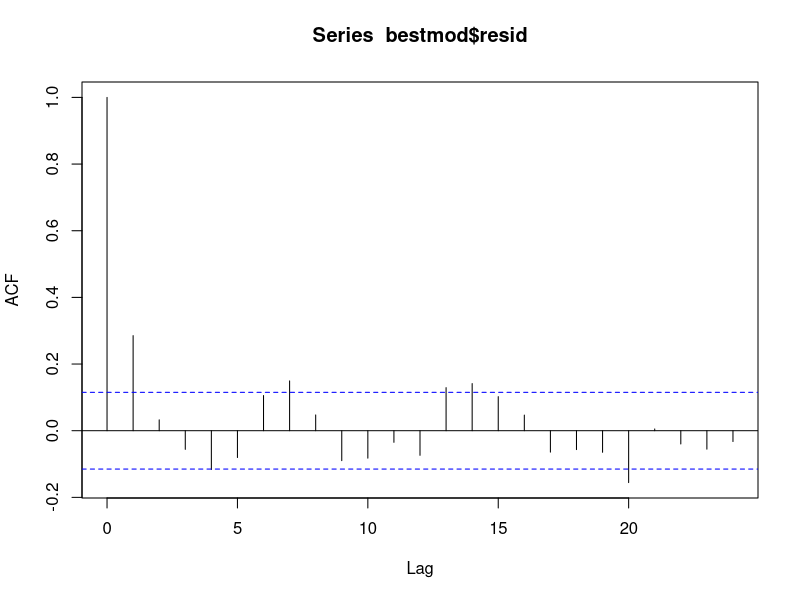
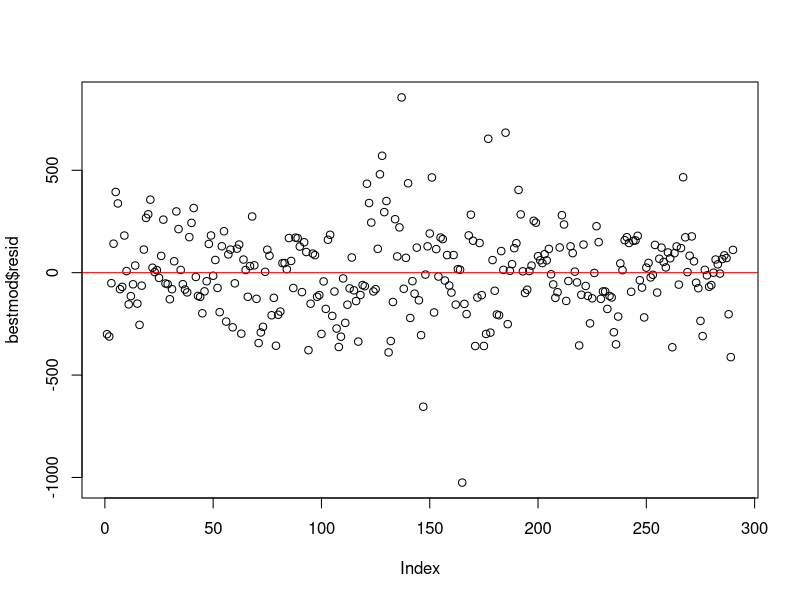
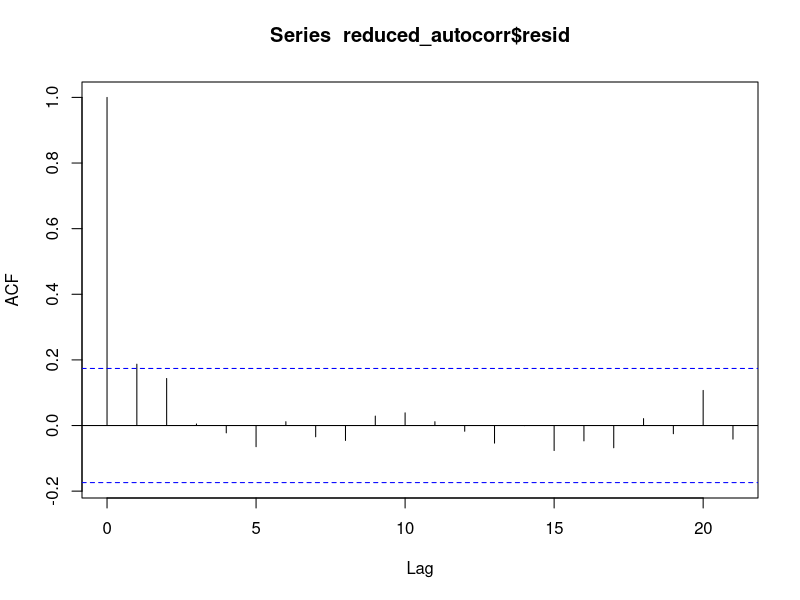

Recreate these plots in R, in order. (Note: this script raises an error after producing the figures.)
## Playing around with the data

fremont <- read.csv("../data/weatherbike.csv")
library(lmtest)

##### DEFINING VARIABLES #######################

date <- fremont$Date
count <- fremont$count
x <- fremont$X

precip <- fremont$precipIntensityMax
precip2 <- fremont$precipIntensity
precipType <- fremont$precipType
precipTime <- fremont$precipIntensityMaxTime

min_temp <- fremont$temperatureMin
min_temp2 <- fremont$apparentTemperatureMin
max_temp <- fremont$temperatureMax
max_temp2 <- fremont$apparenttemperatureMax

icon <- fremont$icon;  
icon[which(icon=="partly-cloudy-night")] <- "partly-cloudy-day"

cloudCover <- fremont$cloudCover
windSpeed <- fremont$windSpeed
humidity <- fremont$humidity
visibility <- fremont$visibility
pressure <- fremont$pressure
daylight <- fremont$sunsetTime - fremont$sunriseTime
dewPoint <- fremont$dewPoint
moonPhase <- fremont$moonPhase

## Create a dummy variable for each day of the week, with Monday baseline
day <- seq(1, 365, 7)
Tues <- ifelse((x %in% day), 1, 0)
Wed <- ifelse((x %in% (day+1)), 1, 0)
Thurs <- ifelse((x %in% (day+2)), 1, 0)
Fri <- ifelse((x %in% (day+3)), 1, 0)
Sat <- ifelse((x %in% (day+4)), 1, 0)
Sun <- ifelse((x %in% (day+5)), 1, 0)
weekend <- Sat + Sun


## Create a dummy variable for holidays
hols <- c("01-01", "01-21", "02-18", "05-27", "07-04", "09-02", "11-11", 
	"11-28", "11-29", "12-24", "12-25", "12-31")
holiday <- numeric(length(x))
for(i in 1:length(hols)){y <- grep(hols[i], date); holiday[y] <- 1}


## Create a "season" factor, based on Farmer's Almanac dates of Equinox
season <- factor(date, levels=c("Winter", "Spring", "Summer", "Fall"))
season[date] <- "Winter"
season[x >= grep("2013-03-20", date) & x < grep("2013-06-21", date)] <- "Spring"
season[x >= grep("2013-06-21", date) & x < grep("2013-09-22", date)] <- "Summer"
season[x >= grep("2013-09-22", date) & x < grep("2013-12-21", date)] <- "Fall"


## Variable for the UW academic year
UW <- ifelse((x >= grep("2013-01-07", date) & x <= grep("2013-03-21", date)) | 
	(x >= grep("2013-04-01", date) & x <= grep("2013-06-13", date)) |
	(x >= grep("2013-09-25", date) & x <= grep("2013-12-12", date)), 1, 0)


####### BEST WORKING MODEL #############################

bestmod <- lm(count ~ Fri + Sat + Sun + holiday + UW
	 + daylight + max_temp + precip + cloudCover + x)
summary(bestmod) 
acf(bestmod$resid)
dwtest(bestmod)
plot(bestmod$resid);  abline(h=0, col="red")

reduced_autocorr <- lm(count ~ Sat + Sun + holiday + UW
	 + daylight + max_temp + precip + cloudCover + x + precipTime)
summary(reduced_autocorr) 
acf(reduced_autocorr$resid)
dwtest(reduced_autocorr)



########## SUMMARY PLOTS #####################

## Daily bike count data, with months as labels
the_1st <- grep("*-01$", date)
plot(date, count, xaxt="n", xlab="Date", ylab="Aggregate Bike Count", 
	main="Aggregate Bike Count per day,  Jan. 1, 2013 - Dec. 31, 2013")
axis(side=1, labels=month.abb, at=the_1st)

## Plot pairs for variables in bestmod
pairs(cbind(count, daylight, max_temp, precip, cloudCover, x), 
	pch=20, col="darkblue")


####### SOME MODELS PREVIOUSLY TESTED #########

## Bike count linear model with day-of-week and holiday covariates
datemod1 <- lm(count ~ Tues + Wed + Thurs + Fri + Sat + Sun + holiday)
summary(datemod1)

datemod2 <- lm(count ~ Fri + Sat + Sun + holiday)
summary(datemod2) 

datemod3 <- lm(count ~ Fri + weekend + holiday)
summary(datemod3)

weathermod1 <- lm(count ~ min_temp + icon + precip + Fri + Sat + Sun + holiday, na.omit=TRUE)
summary(weathermod1)  ## Uses the weather "icon" in place of windSpeed and such

weathermod2 <- lm(count ~ Fri + Sat + Sun + holiday 
	+ min_temp + max_temp + precip + cloudCover + windSpeed + humidity)
summary(weathermod2)  ## Adds in several more weather variables; some are insignificant

weathermod3 <- lm(count ~ Fri + Sat + Sun + holiday 
	+ max_temp + precip + visibility + pressure)
summary(weathermod3)  ## All factors highly significant, R-squared of 0.83

weathermod4 <- lm(count ~ Tues + Wed + Thurs + Fri + Sat + Sun + holiday 
	+ max_temp + precip + visibility + pressure)
summary(weathermod4)  ## The additional days of the week are still not significant

## Model which adds "season" covariate
mod5 <- lm(count ~ Fri + Sat + Sun + holiday + season
	+ max_temp + precip + visibility + pressure)
summary(mod5)
plot(mod5$fit, mod5$resid);  abline(c(0,0), col="red")
date[which(mod5$resid == min(mod5$resid))]
date[which(mod5$resid == max(mod5$resid))]


########################################################

## Create a separate model for each day of the week

mydat <- data.frame(count, date, holiday, season, min_temp, max_temp, precip, 
	visibility, pressure, Tues, Wed, Thurs, Fri, Sat, Sun, weekend, 
	cloudCover, windSpeed, humidity, UW, daylight, x)
head(mydat)

dMon <- subset(mydat, Tues + Wed + Thurs + Fri + Sat + Sun == 0)
mMon <- lm(count ~ holiday + UW + daylight + max_temp + precip + cloudCover + x,
	data = dMon)
summary(mMon)
acf(mMon$resid)
dwtest(mMon)  ## p-val 0.76

dTues <- subset(mydat, Tues == 1)
mTues <- lm(count ~ holiday + UW + daylight + max_temp + precip + cloudCover + x,
	data = dTues)
summary(mTues)
acf(mTues$resid)
dwtest(mTues)  ## p-val 0.77

dWed <- subset(mydat, Wed == 1)
mWed <- lm(count ~ holiday + UW + daylight + max_temp + precip + cloudCover + x,
	data = dWed)
summary(mWed)
acf(mWed$resid)
dwtest(mWed)  ## p-val 0.02

dThurs <- subset(mydat, Thurs == 1)
mThurs <- lm(count ~ holiday + UW + daylight + max_temp + precip + cloudCover + x,
	data = dThurs)
summary(mThurs)
acf(mThurs$resid)
dwtest(mThurs)  ## p-val 0.12

dFri <- subset(mydat, Fri == 1)
mFri <- lm(count ~ UW + daylight + max_temp + precip + cloudCover + x,
	data = dFri)
summary(mFri)
acf(mFri$resid)
dwtest(mFri)  ## p-val 0.16

dSat <- subset(mydat, Sat == 1)
mSat <- lm(count ~ UW + daylight + max_temp + precip + cloudCover + x,
	data = dSat)
summary(mSat)
acf(mSat$resid)
dwtest(mSat)  ## p-val 0.16

dSun <- subset(mydat, Sun == 1)
mSun <- lm(count ~ UW + daylight + max_temp + precip + cloudCover + x,
	data = dSun)
summary(mSun)
acf(mSun$resid)
dwtest(mSun)  ## p-val 0.90

















